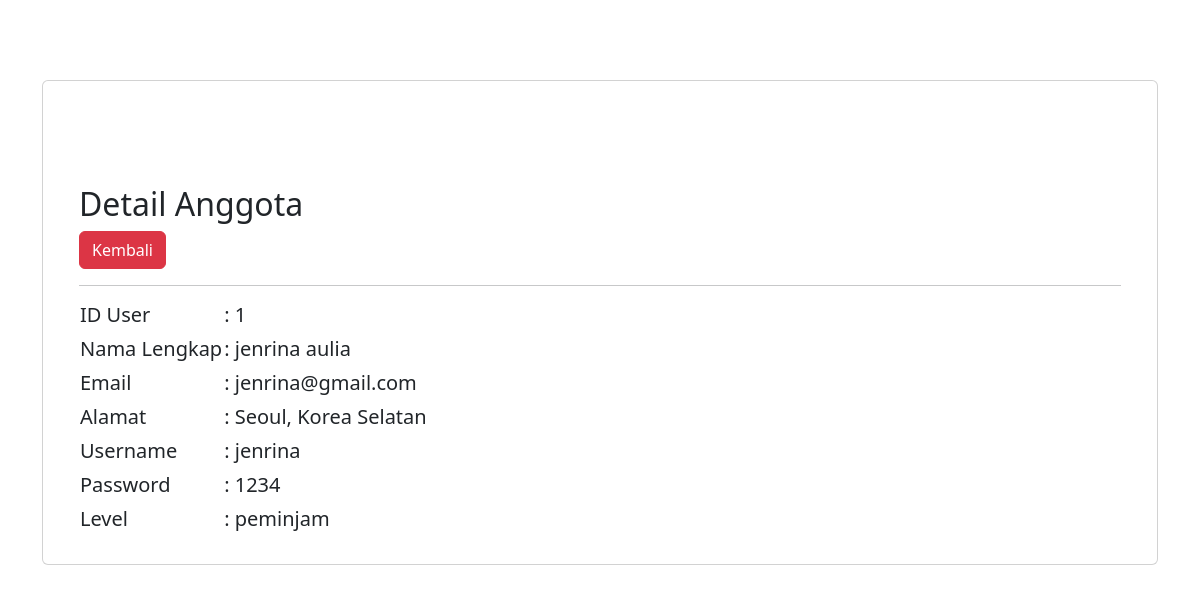
Screenshot of /admin/data/detail_anggota.php?iduser=1 with the database file from the repository.
### tables this page shows
CREATE TABLE `user` (
  `IDuser` int(20) NOT NULL,
  `username` varchar(255) NOT NULL,
  `password` varchar(255) NOT NULL,
  `email` varchar(255) NOT NULL,
  `namalengkap` varchar(255) NOT NULL,
  `alamat` text NOT NULL,
  `level` enum('admin','petugas','peminjam') NOT NULL
);

### admin/data/detail_anggota.php (the view, shortened to what this page needs)
<!doctype html>
<html lang="en">
  <head>
    <link rel="stylesheet" href="../../asset/css/bootstrap.css">
  </head>
  <body>
        <div class="container" style="margin-top: 5rem;">
            <div class="card">
                <div class="row m-4">
                    <?php
                    include '../../koneksi/koneksi.php';
                    if (isset($_GET['iduser'])) {
                       $iduser = $_GET['iduser'];
                    }else {
                        die ("Error, Data Tidak Ditemukan");
                    }
                    $query = mysqli_query($conn, "SELECT * FROM user WHERE iduser='$iduser' ");
                    $result = mysqli_fetch_array($query);
                    ?>
                    <div class="col" style="margin-top: 5rem;">
                                 <h2>Detail Anggota</h2>
                                 <a href="../anggota.php" class="btn btn-danger">Kembali</a>
                                 <hr>
                        <table>
                            <tr>
                                <td><h5>ID User </h5></td>
                                <td><h5>: <?php echo $result['IDuser'];?></h5></td>
                            </tr>
                            <tr>
                                <td><h5>Nama Lengkap </h5></td>
                                <td><h5>: <?php echo $result['namalengkap'];?></h5></td>
                            </tr>
                            <tr>
                                <td><h5>Email </h5></td>
                                <td><h5>: <?php echo $result['email'];?></h5></td>
                            </tr>
                            <tr>
                                <td><h5>Alamat </h5></td>
                                <td><h5>: <?php echo $result['alamat'];?></h5></td>
                            </tr>
                            <tr>
                                <td><h5>Username </h5></td>
                                <td><h5>: <?php echo $result['username'];?></h5></td>
                            </tr>
                            <tr>
                                <td><h5>Password </h5></td>
                                <td><h5>: <?php echo $result['password'];?></h5></td>
                            </tr>
                            <tr>
                                <td><h5>Level </h5></td>
                                <td><h5>: <?php echo $result['level'];?></h5></td>
                            </tr>
                        </table>
                    </div>
                </div>
            </div>
        </div>
  </body>
</html>

### rows the page displays
user: IDuser "1", namalengkap "jenrina aulia", email "jenrina@gmail.com", alamat "Seoul, Korea Selatan", username "jenrina", password "1234", level "peminjam"
